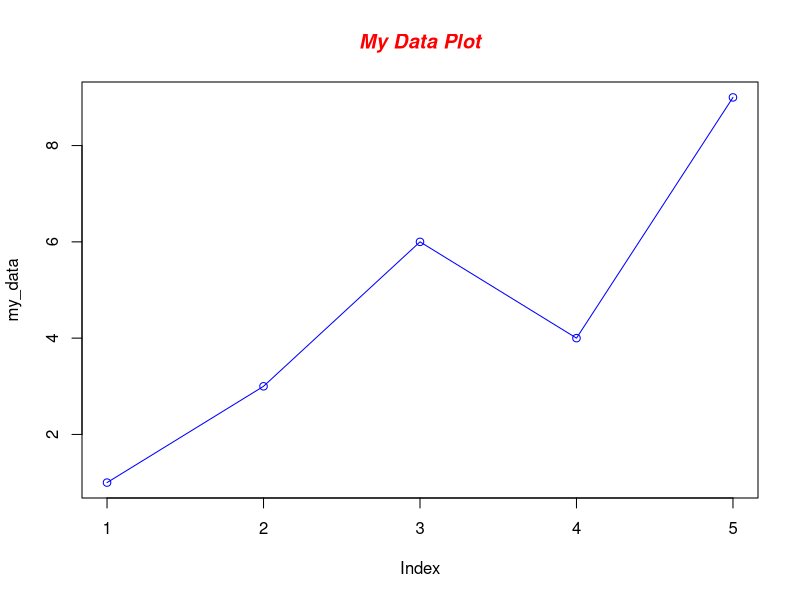

Write R code to recreate this figure.
## ---- chunk 1
print("Hello Rmd World!")

x = 1 + 1
print(x)
## ---- chunk 2
# Define a made-up data vector with 5 values
my_data <- c(1, 3, 6, 4, 9)

# Graph cars using blue points overlayed by a line
plot(my_data, type="o", col="blue")

# Create a title with a red, bold/italic font
title(main="My Data Plot", col.main="red", font.main=4)
